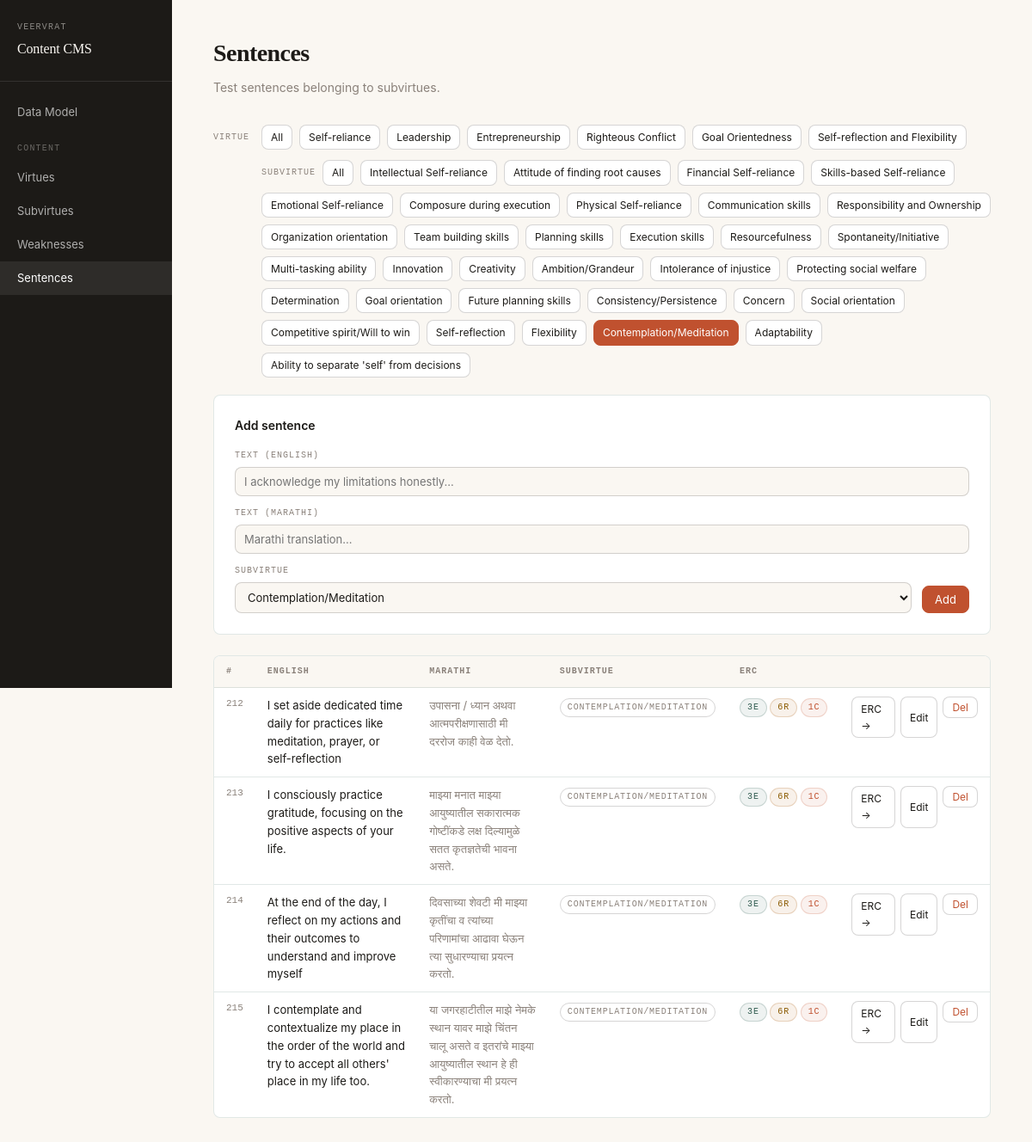
The page /sentences?subvirtue_id=31 on the database its author committed.
### tables this page shows
CREATE TABLE virtue (
            id      INTEGER PRIMARY KEY AUTOINCREMENT,
            name_en TEXT NOT NULL UNIQUE,
            name_mr TEXT
        );

CREATE TABLE subvirtue (
            id          INTEGER PRIMARY KEY AUTOINCREMENT,
            name_en     TEXT NOT NULL UNIQUE,
            name_mr     TEXT,
            virtue_id   INTEGER NOT NULL REFERENCES virtue(id) ON DELETE RESTRICT
        );

CREATE TABLE sentence (
            id            INTEGER PRIMARY KEY AUTOINCREMENT,
            text_en       TEXT NOT NULL,
            text_mr       TEXT,
            subvirtue_id  INTEGER NOT NULL REFERENCES subvirtue(id) ON DELETE CASCADE,
            source_file   TEXT,
            notes         TEXT
        );

### main.py (the view)
@app.get("/sentences", response_class=HTMLResponse)
def list_sentences(request: Request, virtue_id: Optional[int] = None, subvirtue_id: Optional[int] = None, msg: str = ""):
    db = get_db()
    erc_q = """
        SELECT s.*, sv.name_en AS subvirtue_name,
               COUNT(DISTINCT e.id) AS exp_count,
               COUNT(DISTINCT r.id) AS res_count,
               COUNT(DISTINCT ch.id) AS cha_count
        FROM sentence s
        JOIN subvirtue sv ON sv.id = s.subvirtue_id
        LEFT JOIN exposure e ON e.sentence_id = s.id
        LEFT JOIN resolution r ON r.sentence_id = s.id
        LEFT JOIN challenge ch ON ch.sentence_id = s.id
    """
    if subvirtue_id:
        sentences = db.execute(erc_q + " WHERE s.subvirtue_id = ? GROUP BY s.id ORDER BY s.id", (subvirtue_id,)).fetchall()
    elif virtue_id:
        sentences = db.execute(erc_q + " WHERE sv.virtue_id = ? GROUP BY s.id ORDER BY s.id", (virtue_id,)).fetchall()
    else:
        sentences = db.execute(erc_q + " GROUP BY s.id ORDER BY s.id").fetchall()
    virtues = db.execute("SELECT * FROM virtue ORDER BY id").fetchall()
    if virtue_id:
        subvirtues = db.execute("SELECT * FROM subvirtue WHERE virtue_id = ? ORDER BY id", (virtue_id,)).fetchall()
    else:
        subvirtues = db.execute("SELECT * FROM subvirtue ORDER BY id").fetchall()
    db.close()
    return templates.TemplateResponse(request, "sentences.html", {
        "sentences": sentences,
        "virtues": virtues, "subvirtues": subvirtues,
        "filter_vid": virtue_id, "filter_svid": subvirtue_id, "msg": msg
    })

### templates/sentences.html (shortened to what this page needs)
{% extends "base.html" %}
{% block content %}
<div class="page-head">
  <h1>Sentences</h1>
  <p>Test sentences belonging to subvirtues.</p>
</div>
<div style="margin-bottom:12px;display:flex;gap:8px;align-items:center;flex-wrap:wrap;">
  <span style="font-family:var(--mono);font-size:10px;color:var(--muted);text-transform:uppercase;letter-spacing:0.1em;min-width:48px;">Virtue</span>
  <a href="/sentences" class="btn btn-sm {% if not filter_vid and not filter_svid %}btn-primary{% endif %}">All</a>
  {% for v in virtues %}
  <a href="/sentences?virtue_id={{ v.id }}" class="btn btn-sm {% if filter_vid == v.id %}btn-primary{% endif %}">{{ v.name_en }}</a>
  {% endfor %}
</div>
{% if filter_vid or filter_svid %}
<div style="margin-bottom:20px;display:flex;gap:8px;align-items:center;flex-wrap:wrap;padding-left:56px;">
  <span style="font-family:var(--mono);font-size:10px;color:var(--muted);text-transform:uppercase;letter-spacing:0.1em;min-width:0;">Subvirtue</span>
  <a href="/sentences?virtue_id={{ filter_vid }}" class="btn btn-sm {% if not filter_svid %}btn-primary{% endif %}">All</a>
  {% for sv in subvirtues %}
  <a href="/sentences?virtue_id={{ filter_vid }}&subvirtue_id={{ sv.id }}" class="btn btn-sm {% if filter_svid == sv.id %}btn-primary{% endif %}">{{ sv.name_en }}</a>
  {% endfor %}
</div>
{% endif %}
<div class="form-card">
  <h3>Add sentence</h3>
  <form method="post" action="/sentences/new?virtue_id={{ filter_vid or '' }}&subvirtue_id={{ filter_svid or '' }}">
    <div class="form-row">
      <div class="field field-full"><label>Text (English)</label><input name="text_en" required placeholder="I acknowledge my limitations honestly..."></div>
      <div class="field field-full"><label>Text (Marathi)</label><input name="text_mr" placeholder="Marathi translation..."></div>
      <div class="field" style="min-width:220px;"><label>Subvirtue</label>
        <select name="subvirtue_id" required>
          {% for sv in subvirtues %}
          <option value="{{ sv.id }}" {% if filter_svid == sv.id %}selected{% endif %}>{{ sv.name_en }}</option>
          {% endfor %}
        </select>
      </div>
      <button type="submit" class="btn btn-primary">Add</button>
    </div>
  </form>
</div>
<div class="table-wrap">
  <table>
    <thead><tr><th>#</th><th>English</th><th>Marathi</th><th>Subvirtue</th><th>ERC</th><th></th></tr></thead>
    <tbody>
    {% for s in sentences %}
    <tr>
      <td style="color:var(--muted);font-family:var(--mono);font-size:11px;">{{ s.id }}</td>
      <td style="max-width:340px;"><a href="/sentences/{{ s.id }}" style="color:inherit;text-decoration:none;">{{ s.text_en }}</a></td>
      <td style="color:var(--muted);max-width:240px;">{{ s.text_mr or '—' }}</td>
      <td><span class="badge">{{ s.subvirtue_name }}</span></td>
      <td style="white-space:nowrap;">
        {% if s.exp_count or s.res_count or s.cha_count %}
          <span class="badge badge-local" title="Exposures">{{ s.exp_count }}E</span>
          <span class="badge badge-national" title="Resolutions">{{ s.res_count }}R</span>
          <span class="badge badge-international" title="Challenges">{{ s.cha_count }}C</span>
        {% else %}—{% endif %}
      </td>
      <td>
        <div class="item-actions">
          <a href="/sentences/{{ s.id }}" class="btn btn-sm">ERC →</a>
          <button class="btn btn-sm" onclick="toggleEdit('s{{ s.id }}')">Edit</button>
          <form method="post" action="/sentences/{{ s.id }}/delete" style="display:inline" onsubmit="return confirm('Delete?')">
            <button type="submit" class="btn btn-sm btn-danger">Del</button>
          </form>
        </div>
      </td>
    </tr>
    {% else %}
    <tr><td colspan="5" style="color:var(--muted);text-align:center;padding:32px;">No sentences yet.</td></tr>
    {% endfor %}
    </tbody>
  </table>
</div>
{% endblock %}

### static/style.css (style rules this page uses)
:root { --bg: #FAF7F2; --fg: #1C1A17; --accent: #C0512F; --accent-2: #2F5B4F; --muted: #8A817A; --surface: #fff; --border: rgba(47,91,79,0.14); --border-strong: rgba(28,26,23,0.18); --radius: 8px; --mono: 'JetBrains Mono', ui-monospace, Menlo, monospace; --serif: Georgia, serif; }
*, *::before, *::after { box-sizing: border-box; margin: 0; padding: 0; }
html, body { background: var(--bg); color: var(--fg); font-family: -apple-system, BlinkMacSystemFont, 'Segoe UI', system-ui, sans-serif; font-size: 15px; line-height: 1.6; }
.page-head { margin-bottom: 32px; }
.page-head h1 { font-family: var(--serif); font-size: 28px; letter-spacing: -0.02em; margin-bottom: 6px; }
.page-head p { color: var(--muted); font-size: 14px; }
.table-wrap { background: var(--surface); border: 1px solid var(--border); border-radius: var(--radius); overflow: hidden; margin-bottom: 24px; }
table { width: 100%; border-collapse: collapse; font-size: 13px; }
th { text-align: left; padding: 10px 14px; font-family: var(--mono); font-size: 10px; text-transform: uppercase; letter-spacing: 0.1em; color: var(--muted); border-bottom: 1px solid var(--border); background: var(--bg); }
td { padding: 10px 14px; border-bottom: 1px solid var(--border); vertical-align: top; }
tr:last-child td { border-bottom: none; }
.badge { display: inline-block; font-family: var(--mono); font-size: 10px; text-transform: uppercase; letter-spacing: 0.08em; padding: 2px 8px; border-radius: 999px; border: 1px solid var(--border-strong); color: var(--muted); }
.badge-local { background: rgba(47,91,79,0.08); color: var(--accent-2); border-color: rgba(47,91,79,0.2); }
.badge-national { background: rgba(184,115,51,0.1); color: #8a5a00; border-color: rgba(184,115,51,0.25); }
.badge-international { background: rgba(192,81,47,0.08); color: var(--accent); border-color: rgba(192,81,47,0.2); }
.btn { display: inline-flex; align-items: center; gap: 6px; padding: 7px 14px; border-radius: var(--radius); border: 1px solid var(--border-strong); font-size: 13px; font-family: inherit; cursor: pointer; text-decoration: none; background: var(--surface); color: var(--fg); transition: all 0.12s; }
.btn-primary { background: var(--accent); color: #fff; border-color: var(--accent); }
.btn-sm { padding: 4px 10px; font-size: 12px; }
.btn-danger { color: var(--accent); }
.form-card { background: var(--surface); border: 1px solid var(--border); border-radius: var(--radius); padding: 24px; margin-bottom: 24px; }
.form-card h3 { font-size: 14px; font-weight: 600; margin-bottom: 16px; }
.form-row { display: flex; gap: 12px; flex-wrap: wrap; align-items: flex-end; }
.field { display: flex; flex-direction: column; gap: 5px; flex: 1; min-width: 160px; }
.field label { font-family: var(--mono); font-size: 10px; text-transform: uppercase; letter-spacing: 0.1em; color: var(--muted); }
.field input, .field select, .field textarea { padding: 8px 10px; border: 1px solid var(--border-strong); border-radius: var(--radius); font-size: 13px; font-family: inherit; color: var(--fg); background: var(--bg); outline: none; transition: border-color 0.12s; }
.field-full { flex-basis: 100%; }
.item-actions { display: flex; gap: 6px; flex-shrink: 0; }

### rows shown on the page
virtue: name_en "Self-reliance"
virtue: name_en "Leadership"
virtue: name_en "Entrepreneurship"
virtue: name_en "Righteous Conflict"
virtue: name_en "Goal Orientedness"
virtue: name_en "Self-reflection and Flexibility"
subvirtue: name_en "Intellectual Self-reliance"
subvirtue: name_en "Attitude of finding root causes"
subvirtue: name_en "Financial Self-reliance"
subvirtue: name_en "Skills-based Self-reliance"
subvirtue: name_en "Emotional Self-reliance"
subvirtue: name_en "Composure during execution"
subvirtue: name_en "Physical Self-reliance"
subvirtue: name_en "Communication skills"
subvirtue: name_en "Responsibility and Ownership"
subvirtue: name_en "Organization orientation"
subvirtue: name_en "Team building skills"
subvirtue: name_en "Planning skills"
subvirtue: name_en "Execution skills"
subvirtue: name_en "Resourcefulness"
subvirtue: name_en "Spontaneity/Initiative"
subvirtue: name_en "Multi-tasking ability"
subvirtue: name_en "Innovation"
subvirtue: name_en "Creativity"
subvirtue: name_en "Ambition/Grandeur"
subvirtue: name_en "Intolerance of injustice"
subvirtue: name_en "Protecting social welfare"
subvirtue: name_en "Determination"
subvirtue: name_en "Goal orientation"
subvirtue: name_en "Future planning skills"
subvirtue: name_en "Consistency/Persistence"
subvirtue: name_en "Concern"
subvirtue: name_en "Social orientation"
subvirtue: name_en "Competitive spirit/Will to win"
subvirtue: name_en "Self-reflection"
subvirtue: name_en "Flexibility"
subvirtue: name_en "Contemplation/Meditation"
subvirtue: name_en "Adaptability"
subvirtue: name_en "Ability to separate 'self' from decisions"
sentence: id "212", text_en "I set aside dedicated time daily for practices like meditation, prayer, or self-reflection", text_mr "उपासना / ध्यान अथवा आत्मपरीक्षणासाठी मी दररोज काही वेळ देतो.", subvirtue_name "CONTEMPLATION/MEDITATION", exp_count "3", res_count "6", cha_count "1"
sentence: id "213", text_en "I consciously practice gratitude, focusing on the positive aspects of your life.", text_mr "माझ्या मनात माझ्या आयुष्यातील सकारात्मक गोष्टींकडे लक्ष दिल्यामुळे सतत कृतज्ञतेची भावना असते.", subvirtue_name "CONTEMPLATION/MEDITATION", exp_count "3", res_count "6", cha_count "1"
sentence: id "214", text_en "At the end of the day, I reflect on my actions and their outcomes to understand and improve myself", text_mr "दिवसाच्या शेवटी मी माझ्या कृतींचा व त्यांच्या परिणामांचा आढावा घेऊन त्या सुधारण्याचा प्रयत्न करतो.", subvirtue_name "CONTEMPLATION/MEDITATION", exp_count "3", res_count "6", cha_count "1"
sentence: id "215", text_en "I contemplate and contextualize my place in the order of the world and try to accept all others' place in my life too.", text_mr "या जगरहाटीतील माझे नेमके स्थान यावर माझे चिंतन चालू असते व इतरांचे माझ्या आयुष्यातील स्थान हे ही स्वीकारण्याचा मी प्रयत्न करतो.", subvirtue_name "CONTEMPLATION/MEDITATION", exp_count "3", res_count "6", cha_count "1"

### other values the page prints
form field subvirtue_id "Contemplation/Meditation"
